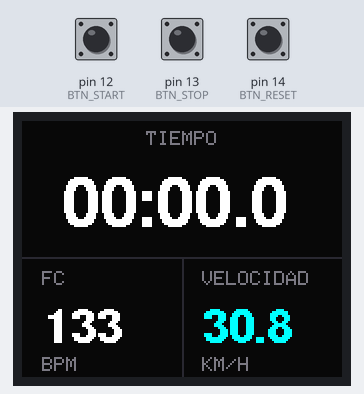
This sketch was run on a simulated Arduino Uno, built with avr-gcc and run on an emulated ATmega328P. On the bench: 160×128 colour display. The test bench sets the inputs (shaded band); at power-on: pin 12 (BTN_START) HIGH, pin 13 (BTN_STOP) HIGH, pin 14 (BTN_RESET) HIGH. Random numbers use the default seed unless the sketch sets one.

Above: at 2.3 s.
2.4 s: pin 12 (BTN_START) pulled LOW for 0.15 s
At 2.66 s:
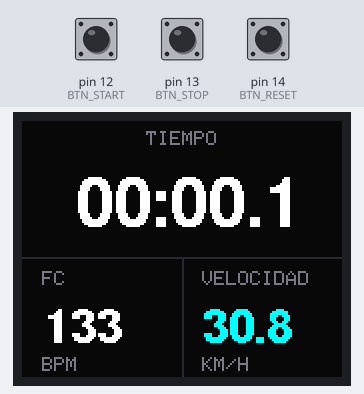
3.1 s: pin 13 (BTN_STOP) pulled LOW for 0.15 s
At 5.2 s:
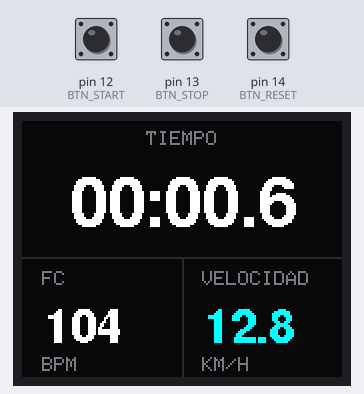
5.5 s: pin 14 (BTN_RESET) pulled LOW for 0.15 s
At 7.0 s:
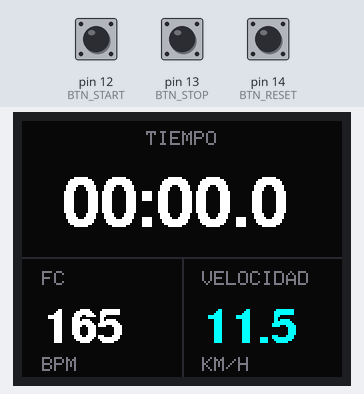
7.5 s: pin 12 (BTN_START) pulled LOW for 1 s
At 7.96 s:
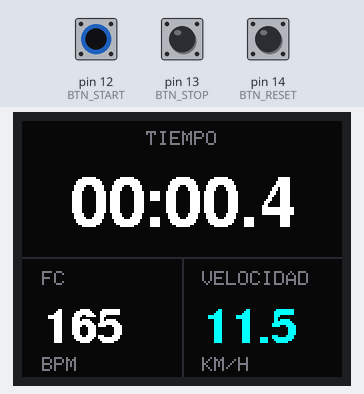
9.1 s: pin 13 (BTN_STOP) pulled LOW for 1 s
At 10.4 s:
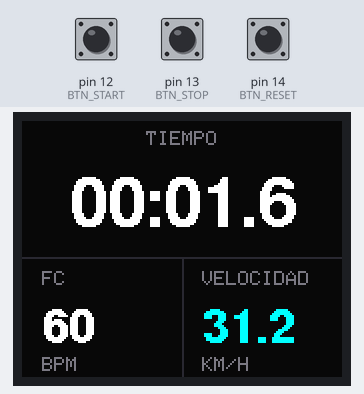
11.6 s: pin 14 (BTN_RESET) pulled LOW for 1 s
At 13.1 s:
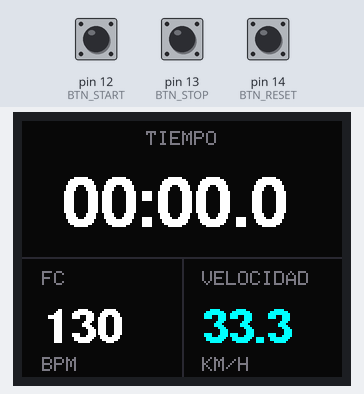
Timing chart, 0 to 14.6 s (numbered marks = the images above; inputs shaded):
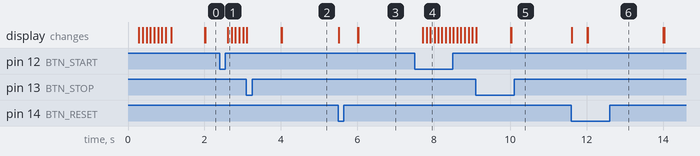

Measured:
- after the input at 2.4 s, the display: changes after 0.21 s (image 1)

The sketch:

CronometroBasico1.ino
```cpp
#include <Adafruit_GFX.h>
#include <Adafruit_ST7735.h>
#include <SPI.h>
#include <Fonts/FreeSansBold18pt7b.h>
#include <Fonts/FreeSansBold12pt7b.h>
#include <Fonts/FreeSans9pt7b.h>

#define TFT_CS     5
#define TFT_RST    4
#define TFT_DC     2

// Pines botones
#define BTN_START  12
#define BTN_STOP   13
#define BTN_RESET  14

Adafruit_ST7735 tft = Adafruit_ST7735(TFT_CS, TFT_DC, TFT_RST);

#define BG_COLOR    tft.color565(10, 10, 15)
#define TIME_COLOR  ST77XX_WHITE
#define VEL_COLOR   tft.color565(0, 255, 255)
#define BPM_COLOR   ST77XX_WHITE
#define GREY_TEXT   tft.color565(120, 120, 130)

unsigned long tiempoInicio = 0;
unsigned long tiempoPausado = 0;
bool cronometroActivo = false;

int bpm = 72;
float velocidad = 15.3;

void setup() {

  pinMode(BTN_START, INPUT_PULLUP);
  pinMode(BTN_STOP, INPUT_PULLUP);
  pinMode(BTN_RESET, INPUT_PULLUP);

  tft.initR(INITR_BLACKTAB);
  tft.setRotation(1);

  pantallaCarga();
  dibujarInterfazBase();
}

void loop() {

  manejarBotones();

  if (cronometroActivo) {
    actualizarCronometro();
  }

  actualizarSensores();

  // Simulación sensores
  if (millis() % 2000 < 20) {
    bpm = random(60, 175);
    velocidad = random(50, 400) / 10.0;
  }
}

void manejarBotones() {

  static bool lastStart = HIGH;
  static bool lastStop = HIGH;
  static bool lastReset = HIGH;

  bool estadoStart = digitalRead(BTN_START);
  bool estadoStop  = digitalRead(BTN_STOP);
  bool estadoReset = digitalRead(BTN_RESET);

  // START
  if (estadoStart == LOW && lastStart == HIGH) {
    cronometroActivo = true;
    tiempoInicio = millis() - tiempoPausado;
    delay(200);
  }

  // STOP
  if (estadoStop == LOW && lastStop == HIGH) {
    cronometroActivo = false;
    tiempoPausado = millis() - tiempoInicio;
    delay(200);
  }

  // RESET
  if (estadoReset == LOW && lastReset == HIGH) {
    cronometroActivo = false;
    tiempoInicio = 0;
    tiempoPausado = 0;
    limpiarTiempo();
    delay(200);
  }

  lastStart = estadoStart;
  lastStop = estadoStop;
  lastReset = estadoReset;
}

void pantallaCarga() {
  tft.fillScreen(BG_COLOR);
  tft.setTextColor(ST77XX_CYAN);
  tft.setFont(&FreeSansBold12pt7b);

  tft.setCursor(20, 45); tft.print("Cronometro");
  tft.setCursor(20, 75); tft.print("Inteligente");

  for (int i = 0; i < 360; i += 40) {
    int x = 80 + 15 * cos(i * 0.0174);
    int y = 105 + 15 * sin(i * 0.0174);
    tft.fillCircle(x, y, 3, ST77XX_CYAN);
    delay(100);
  }
}

void dibujarInterfazBase() {

  tft.fillScreen(BG_COLOR);
  tft.drawFastHLine(0, 68, 160, tft.color565(40, 40, 50));
  tft.drawFastVLine(80, 68, 60, tft.color565(40, 40, 50));

  tft.setFont();
  tft.setTextColor(GREY_TEXT);
  tft.setCursor(62, 5);  tft.print("TIEMPO");
  tft.setCursor(10, 75); tft.print("FC");
  tft.setCursor(90, 75); tft.print("VELOCIDAD");

  limpiarTiempo();
}

void actualizarCronometro() {

  static unsigned long lastMillis = 0;
  unsigned long actual = millis() - tiempoInicio;

  if (actual - lastMillis >= 100) {
    lastMillis = actual;

    unsigned int min = actual / 60000;
    unsigned int seg = (actual % 60000) / 1000;
    unsigned int mil = (actual % 1000) / 100;

    char buffer[10];
    sprintf(buffer, "%02u:%02u.%u", min, seg, mil);

    tft.fillRect(5, 18, 150, 35, BG_COLOR);
    tft.setFont(&FreeSansBold18pt7b);
    tft.setTextColor(TIME_COLOR);

    int16_t x1, y1; uint16_t w, h;
    tft.getTextBounds(buffer, 0, 0, &x1, &y1, &w, &h);
    tft.setCursor((160 - w) / 2, 52);
    tft.print(buffer);
  }
}

void limpiarTiempo() {
  tft.fillRect(5, 18, 150, 35, BG_COLOR);
  tft.setFont(&FreeSansBold18pt7b);
  tft.setTextColor(TIME_COLOR);
  tft.setCursor(20, 52);
  tft.print("00:00.0");
}

void actualizarSensores() {

  static int oldBpm = -1;
  static float oldVel = -1;

  if (bpm != oldBpm) {
    tft.fillRect(5, 88, 70, 38, BG_COLOR);
    tft.setTextColor(BPM_COLOR);
    tft.setFont(&FreeSansBold12pt7b);
    tft.setCursor(10, 110);
    tft.print(bpm);

    tft.setFont();
    tft.setTextColor(GREY_TEXT);
    tft.setCursor(10, 118);
    tft.print("BPM");
    oldBpm = bpm;
  }

  if (velocidad != oldVel) {
    tft.fillRect(85, 88, 70, 38, BG_COLOR);
    tft.setTextColor(VEL_COLOR);
    tft.setFont(&FreeSansBold12pt7b);
    tft.setCursor(90, 110);
    tft.print(velocidad, 1);

    tft.setFont();
    tft.setTextColor(GREY_TEXT);
    tft.setCursor(90, 118);
    tft.print("KM/H");
    oldVel = velocidad;
  }
}
```
